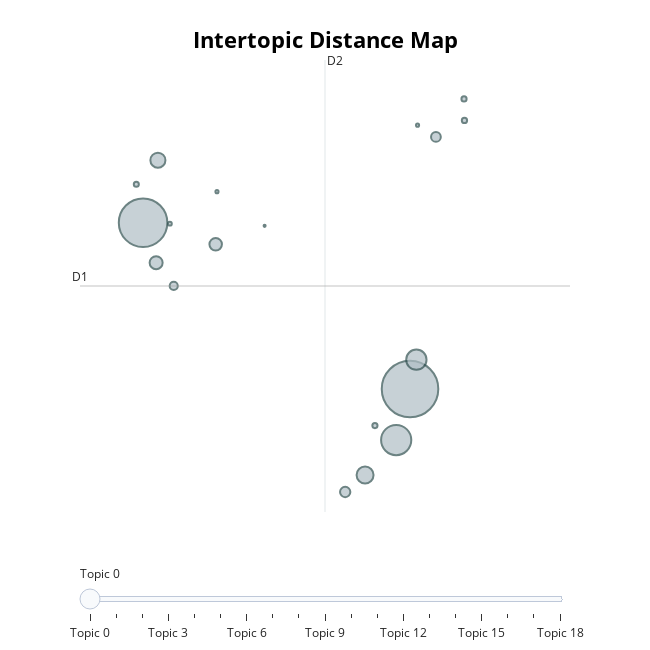

Source (notebook cell):
### Code cell
model.visualize_topics()

### Figure 1 — Plotly figure (JSON) as saved in the notebook; plotly's stock layout.template omitted (floating-point values rounded to 4 significant figures)
{"data": [{"customdata": [[0, "guitar | br | mic | great | stand", 20495], [1, "great | good | works | product | price", 15084], [2, "arm | br | blue | just | snowball", 5841], [3, "cable | strings | winder | cables | string", 2644], [4, "pedal | pedals | sustain | power | piano", 1848], [5, "bowl | singing | singing bowl | sound | beautiful", 1452], [6, "love | loves | love love | loved | son", 1086], [7, "picks | variety | pick | pack | good", 1003], [8, "bench | shoulder | comfortable | seat | rest", 683], [9, "does | job | does job | described | job does", 613], [10, "gift | loved | great gift | gift gift | loves", 424], [11, "advertised | advertised works | advertised works advertised | works advertised | advertised advertised", 177], [12, "amazon | br | product | cancer | br br", 170], [13, "expected | expected expected | expected works expected | works expected | expected works", 170], [14, "play | ernie | ernie ball | ball | great", 164], [15, "just needed | needed just | just needed just | needed | just", 93], [16, "pay | pay pay | pay pay pay | lip | underneath work", 62], [17, "bulbs | light | bulb | led | light bulbs", 62], [18, "craftsmanship | craftsmanship great | great craftsmanship | craftsmanship nice | good craftsmanship", 27]], "hovertemplate": "<b>Topic %{customdata[0]}</b><br>%{customdata[1]}<br>Size: %{customdata[2]}", "legendgroup": "", "marker": {"color": "#B0BEC5", "line": {"color": "DarkSlateGrey", "width": 2}, "size": [20495, 15084, 5841, 2644, 1848, 1452, 1086, 1003, 683, 613, 424, 177, 170, 170, 164, 93, 62, 62, 27], "sizemode": "area", "sizeref": 12.81, "symbol": "circle"}, "mode": "markers", "name": "", "orientation": "v", "showlegend": false, "type": "scatter", "x": [9.126, 5.373, 8.932, 9.215, 8.494, 5.582, 5.557, 6.394, 8.215, 9.49, 5.804, 9.891, 8.633, 9.885, 5.279, 5.75, 9.232, 6.412, 7.082], "xaxis": "x", "y": [-0.4154, 1.853, -1.112, -0.01543, -1.587, 2.706, 1.307, 1.558, -1.82, 3.023, 0.9905, 3.248, -0.9141, 3.541, 2.377, 1.839, 3.183, 2.276, 1.81], "yaxis": "y"}], "layout": {"annotations": [{"showarrow": false, "text": "D1", "x": 4.487, "y": 0.9895, "yshift": 10}, {"showarrow": false, "text": "D2", "x": 7.931, "xshift": 10, "y": 4.072}], "height": 650, "hoverlabel": {"bgcolor": "white", "font": {"family": "Rockwell", "size": 16}}, "legend": {"itemsizing": "constant", "tracegroupgap": 0}, "margin": {"t": 60}, "shapes": [{"line": {"color": "#CFD8DC", "width": 2}, "type": "line", "x0": 7.931, "x1": 7.931, "y0": -2.093, "y1": 4.072}, {"line": {"color": "#9E9E9E", "width": 2}, "type": "line", "x0": 4.487, "x1": 11.37, "y0": 0.9895, "y1": 0.9895}], "sliders": [{"active": 0, "pad": {"t": 50}, "steps": [{"args": [{"marker.color": [["red", "#B0BEC5", "#B0BEC5", "#B0BEC5", "#B0BEC5", "#B0BEC5", "#B0BEC5", "#B0BEC5", "#B0BEC5", "#B0BEC5", "#B0BEC5", "#B0BEC5", "#B0BEC5", "#B0BEC5", "#B0BEC5", "#B0BEC5", "#B0BEC5", "#B0BEC5", "#B0BEC5"]]}], "label": "Topic 0", "method": "update"}, {"args": [{"marker.color": [["#B0BEC5", "red", "#B0BEC5", "#B0BEC5", "#B0BEC5", "#B0BEC5", "#B0BEC5", "#B0BEC5", "#B0BEC5", "#B0BEC5", "#B0BEC5", "#B0BEC5", "#B0BEC5", "#B0BEC5", "#B0BEC5", "#B0BEC5", "#B0BEC5", "#B0BEC5", "#B0BEC5"]]}], "label": "Topic 1", "method": "update"}, {"args": [{"marker.color": [["#B0BEC5", "#B0BEC5", "red", "#B0BEC5", "#B0BEC5", "#B0BEC5", "#B0BEC5", "#B0BEC5", "#B0BEC5", "#B0BEC5", "#B0BEC5", "#B0BEC5", "#B0BEC5", "#B0BEC5", "#B0BEC5", "#B0BEC5", "#B0BEC5", "#B0BEC5", "#B0BEC5"]]}], "label": "Topic 2", "method": "update"}, {"args": [{"marker.color": [["#B0BEC5", "#B0BEC5", "#B0BEC5", "red", "#B0BEC5", "#B0BEC5", "#B0BEC5", "#B0BEC5", "#B0BEC5", "#B0BEC5", "#B0BEC5", "#B0BEC5", "#B0BEC5", "#B0BEC5", "#B0BEC5", "#B0BEC5", "#B0BEC5", "#B0BEC5", "#B0BEC5"]]}], "label": "Topic 3", "method": "update"}, {"args": [{"marker.color": [["#B0BEC5", "#B0BEC5", "#B0BEC5", "#B0BEC5", "red", "#B0BEC5", "#B0BEC5", "#B0BEC5", "#B0BEC5", "#B0BEC5", "#B0BEC5", "#B0BEC5", "#B0BEC5", "#B0BEC5", "#B0BEC5", "#B0BEC5", "#B0BEC5", "#B0BEC5", "#B0BEC5"]]}], "label": "Topic 4", "method": "update"}, {"args": [{"marker.color": [["#B0BEC5", "#B0BEC5", "#B0BEC5", "#B0BEC5", "#B0BEC5", "red", "#B0BEC5", "#B0BEC5", "#B0BEC5", "#B0BEC5", "#B0BEC5", "#B0BEC5", "#B0BEC5", "#B0BEC5", "#B0BEC5", "#B0BEC5", "#B0BEC5", "#B0BEC5", "#B0BEC5"]]}], "label": "Topic 5", "method": "update"}, {"args": [{"marker.color": [["#B0BEC5", "#B0BEC5", "#B0BEC5", "#B0BEC5", "#B0BEC5", "#B0BEC5", "red", "#B0BEC5", "#B0BEC5", "#B0BEC5", "#B0BEC5", "#B0BEC5", "#B0BEC5", "#B0BEC5", "#B0BEC5", "#B0BEC5", "#B0BEC5", "#B0BEC5", "#B0BEC5"]]}], "label": "Topic 6", "method": "update"}, {"args": [{"marker.color": [["#B0BEC5", "#B0BEC5", "#B0BEC5", "#B0BEC5", "#B0BEC5", "#B0BEC5", "#B0BEC5", "red", "#B0BEC5", "#B0BEC5", "#B0BEC5", "#B0BEC5", "#B0BEC5", "#B0BEC5", "#B0BEC5", "#B0BEC5", "#B0BEC5", "#B0BEC5", "#B0BEC5"]]}], "label": "Topic 7", "method": "update"}, {"args": [{"marker.color": [["#B0BEC5", "#B0BEC5", "#B0BEC5", "#B0BEC5", "#B0BEC5", "#B0BEC5", "#B0BEC5", "#B0BEC5", "red", "#B0BEC5", "#B0BEC5", "#B0BEC5", "#B0BEC5", "#B0BEC5", "#B0BEC5", "#B0BEC5", "#B0BEC5", "#B0BEC5", "#B0BEC5"]]}], "label": "Topic 8", "method": "update"}, {"args": [{"marker.color": [["#B0BEC5", "#B0BEC5", "#B0BEC5", "#B0BEC5", "#B0BEC5", "#B0BEC5", "#B0BEC5", "#B0BEC5", "#B0BEC5", "red", "#B0BEC5", "#B0BEC5", "#B0BEC5", "#B0BEC5", "#B0BEC5", "#B0BEC5", "#B0BEC5", "#B0BEC5", "#B0BEC5"]]}], "label": "Topic 9", "method": "update"}, {"args": [{"marker.color": [["#B0BEC5", "#B0BEC5", "#B0BEC5", "#B0BEC5", "#B0BEC5", "#B0BEC5", "#B0BEC5", "#B0BEC5", "#B0BEC5", "#B0BEC5", "red", "#B0BEC5", "#B0BEC5", "#B0BEC5", "#B0BEC5", "#B0BEC5", "#B0BEC5", "#B0BEC5", "#B0BEC5"]]}], "label": "Topic 10", "method": "update"}, {"args": [{"marker.color": [["#B0BEC5", "#B0BEC5", "#B0BEC5", "#B0BEC5", "#B0BEC5", "#B0BEC5", "#B0BEC5", "#B0BEC5", "#B0BEC5", "#B0BEC5", "#B0BEC5", "red", "#B0BEC5", "#B0BEC5", "#B0BEC5", "#B0BEC5", "#B0BEC5", "#B0BEC5", "#B0BEC5"]]}], "label": "Topic 11", "method": "update"}, {"args": [{"marker.color": [["#B0BEC5", "#B0BEC5", "#B0BEC5", "#B0BEC5", "#B0BEC5", "#B0BEC5", "#B0BEC5", "#B0BEC5", "#B0BEC5", "#B0BEC5", "#B0BEC5", "#B0BEC5", "red", "#B0BEC5", "#B0BEC5", "#B0BEC5", "#B0BEC5", "#B0BEC5", "#B0BEC5"]]}], "label": "Topic 12", "method": "update"}, {"args": [{"marker.color": [["#B0BEC5", "#B0BEC5", "#B0BEC5", "#B0BEC5", "#B0BEC5", "#B0BEC5", "#B0BEC5", "#B0BEC5", "#B0BEC5", "#B0BEC5", "#B0BEC5", "#B0BEC5", "#B0BEC5", "red", "#B0BEC5", "#B0BEC5", "#B0BEC5", "#B0BEC5", "#B0BEC5"]]}], "label": "Topic 13", "method": "update"}, {"args": [{"marker.color": [["#B0BEC5", "#B0BEC5", "#B0BEC5", "#B0BEC5", "#B0BEC5", "#B0BEC5", "#B0BEC5", "#B0BEC5", "#B0BEC5", "#B0BEC5", "#B0BEC5", "#B0BEC5", "#B0BEC5", "#B0BEC5", "red", "#B0BEC5", "#B0BEC5", "#B0BEC5", "#B0BEC5"]]}], "label": "Topic 14", "method": "update"}, {"args": [{"marker.color": [["#B0BEC5", "#B0BEC5", "#B0BEC5", "#B0BEC5", "#B0BEC5", "#B0BEC5", "#B0BEC5", "#B0BEC5", "#B0BEC5", "#B0BEC5", "#B0BEC5", "#B0BEC5", "#B0BEC5", "#B0BEC5", "#B0BEC5", "red", "#B0BEC5", "#B0BEC5", "#B0BEC5"]]}], "label": "Topic 15", "method": "update"}, {"args": [{"marker.color": [["#B0BEC5", "#B0BEC5", "#B0BEC5", "#B0BEC5", "#B0BEC5", "#B0BEC5", "#B0BEC5", "#B0BEC5", "#B0BEC5", "#B0BEC5", "#B0BEC5", "#B0BEC5", "#B0BEC5", "#B0BEC5", "#B0BEC5", "#B0BEC5", "red", "#B0BEC5", "#B0BEC5"]]}], "label": "Topic 16", "method": "update"}, {"args": [{"marker.color": [["#B0BEC5", "#B0BEC5", "#B0BEC5", "#B0BEC5", "#B0BEC5", "#B0BEC5", "#B0BEC5", "#B0BEC5", "#B0BEC5", "#B0BEC5", "#B0BEC5", "#B0BEC5", "#B0BEC5", "#B0BEC5", "#B0BEC5", "#B0BEC5", "#B0BEC5", "red", "#B0BEC5"]]}], "label": "Topic 17", "method": "update"}, {"args": [{"marker.color": [["#B0BEC5", "#B0BEC5", "#B0BEC5", "#B0BEC5", "#B0BEC5", "#B0BEC5", "#B0BEC5", "#B0BEC5", "#B0BEC5", "#B0BEC5", "#B0BEC5", "#B0BEC5", "#B0BEC5", "#B0BEC5", "#B0BEC5", "#B0BEC5", "#B0BEC5", "#B0BEC5", "red"]]}], "label": "Topic 18", "method": "update"}]}], "title": {"font": {"color": "Black", "size": 22}, "text": "<b>Intertopic Distance Map</b>", "x": 0.5, "xanchor": "center", "y": 0.95, "yanchor": "top"}, "width": 650, "xaxis": {"anchor": "y", "domain": [0, 1], "range": [4.487, 11.37], "title": {"text": ""}, "visible": false}, "yaxis": {"anchor": "x", "domain": [0, 1], "range": [-2.093, 4.072], "title": {"text": ""}, "visible": false}}}
